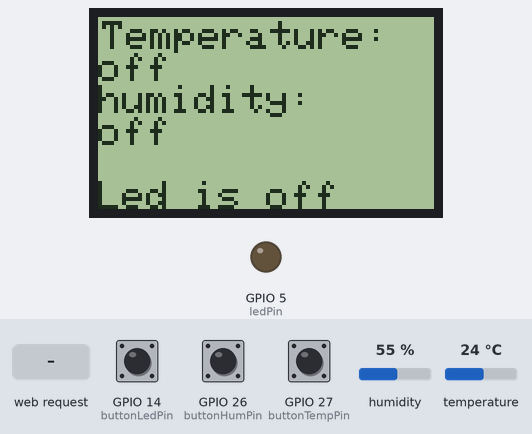
Recording of a sketch running on a simulated ESP32. On the bench: 84×48 one-colour display, output pins drawn as LEDs (lit = HIGH). The test bench sets the inputs (shaded band); at power-on: GPIO 14 (buttonLedPin) LOW, GPIO 26 (buttonHumPin) LOW, GPIO 27 (buttonTempPin) LOW, humidity 55 %, temperature 24 °C. WiFi joins after 1.5 s; servers stay silent unless stated; uploads are accepted with an empty reply; not simulated (calls return 0 or success): CREDENTIALS.h; what the sketch prints to the serial monitor is not drawn.

Above: at 2.7 s.
2.8 s: GPIO 14 (buttonLedPin) pulled HIGH for 0.15 s
At 3.4 s:
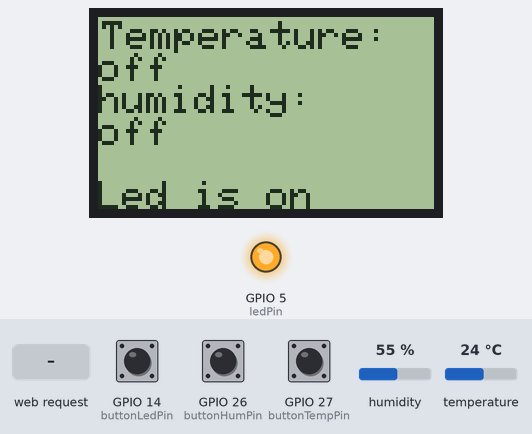
4.5 s: GPIO 26 (buttonHumPin) pulled HIGH for 0.15 s
At 5.1 s:
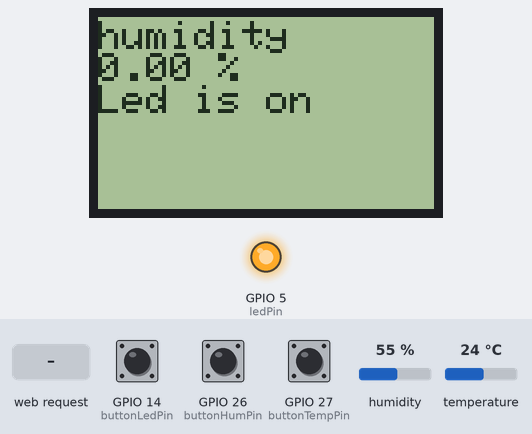
7.6 s: GPIO 27 (buttonTempPin) pulled HIGH for 0.15 s
At 8.4 s:
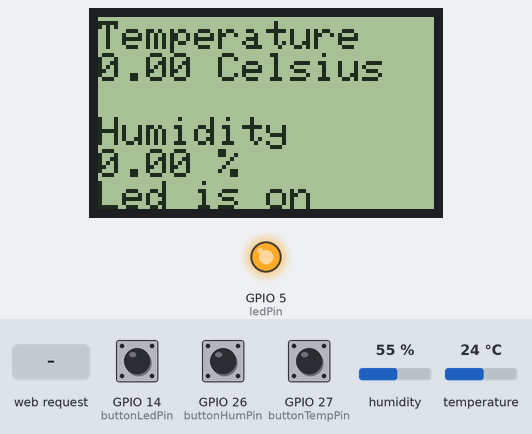
10.7 s: HTTP request GET /ledOFF received
At 11.7 s:
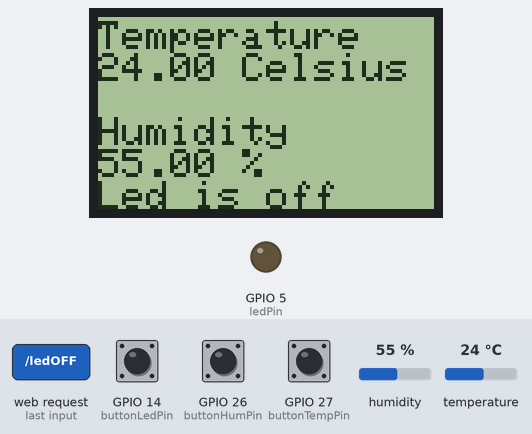
12.2 s: HTTP request GET /tempOFF received
At 13.4 s:
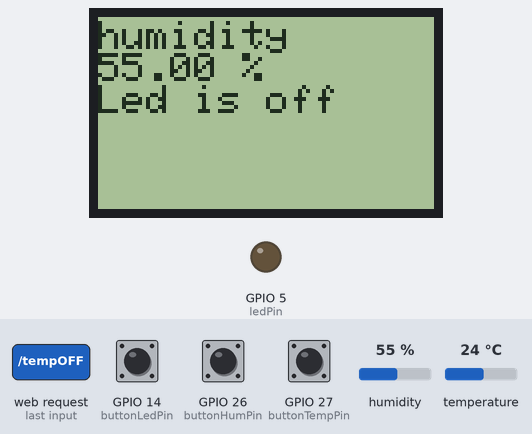
13.7 s: GPIO 26 (buttonHumPin) pulled HIGH for 1 s
At 15.4 s:
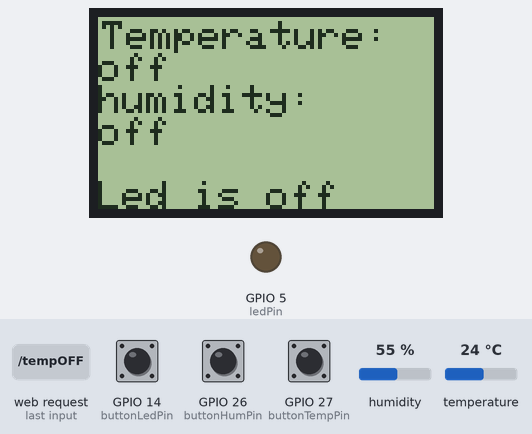
Timing chart, 0 to 16.9 s (numbered marks = the images above; inputs shaded):
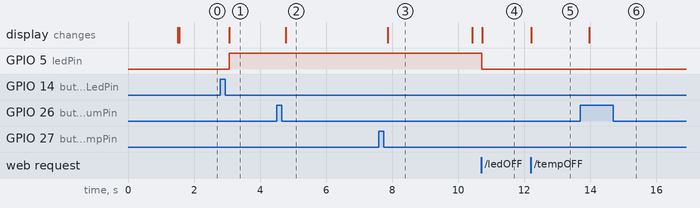

Measured:
- after the input at 2.8 s, GPIO 5 (ledPin): LOW → HIGH after 0.26 s; the display: first differs from a run without the input after 0.26 s (image 1)
- after the input at 4.5 s, the display: changes after 0.28 s (image 2)
- after the input at 7.6 s, the display: changes after 0.27 s (image 3)
- after the input at 10.7 s, GPIO 5 (ledPin): HIGH → LOW at once; the display: changes at once (image 4)
- after the input at 12.2 s, the display: changes at once (image 5)
- after the input at 13.7 s, the display: changes after 0.27 s (image 6)
- what the display in image 3 shows lasts 2.5 s, from 7.9 s to 10.4 s

The sketch:

ESP32CODE.ino
```cpp
#include <WiFi.h>
#include <DHT.h>
#include <HTTPClient.h>
#include <ESPAsyncWebServer.h>
#include <SPI.h>
#include <Adafruit_GFX.h>
#include <Adafruit_PCD8544.h>

#include "CREDENTIALS.h"
#define ledPin 5
#define buttonLedPin 14
#define buttonTempPin 27
#define buttonHumPin 26
#define DHTPIN 0
#define DHTTYPE DHT22
DHT dht(DHTPIN,DHTTYPE);

AsyncWebServer server(80);
Adafruit_PCD8544 display = Adafruit_PCD8544(23, 22, 17, 19, 18);

//Variables
float hum;  //Stores humidity value
float temp; //Stores temperature value
int contrastValue = 150;

const char* temperature = "temperature";
const char* humidity = "humidity";
const char* measuringMode = "measuringMode";
const char* lightMode = "lightMode";
const char* tempUnit = "celsius";
const char* humUnit = "%";

int serverState = 1;
int tempButtonState = LOW;
int lastTempButtonState = LOW;
int humButtonState = LOW;
int lastHumButtonState = LOW;
int buttonLedState = LOW;
int lastButtonLedState = LOW;
int enableMeasurementsTemperature = 0;
int enableMeasurementsHumidity = 0;
int enableLights = 0;

unsigned long lastDebounceTime = 0;
unsigned long debounceDelay = 50;
unsigned long previousMillis = 0;
unsigned long interval = 10000;

void setup() {
Serial.begin(115200);

pinMode(ledPin, OUTPUT);
pinMode(buttonLedPin,INPUT);
pinMode(buttonTempPin, INPUT);
pinMode(buttonHumPin, INPUT);

WiFi.begin(ssid, password);
while (WiFi.status() != WL_CONNECTED) {
delay(500);
Serial.print(".");
}
Serial.println("");
Serial.println(WiFi.localIP());


server.on("/ledON", HTTP_GET, [](AsyncWebServerRequest *request){
enableLights = 1;
request->send(200, "text/plain", "LED is ON");
});

server.on("/ledOFF", HTTP_GET, [](AsyncWebServerRequest *request){
enableLights = 0;
request->send(200, "text/plain", "LED is OFF");
});

server.on("/tempON", HTTP_GET, [](AsyncWebServerRequest *request){
enableMeasurementsTemperature = 1;
request->send(200, "text/plain", "Temperature is ON");
});

server.on("/tempOFF", HTTP_GET, [](AsyncWebServerRequest *request){
enableMeasurementsTemperature = 0;
request->send(200, "text/plain", "Temperature is OFF");
});

server.on("/humON", HTTP_GET, [](AsyncWebServerRequest *request){
enableMeasurementsHumidity = 1;
request->send(200, "text/plain", "Humidity is ON");
});

server.on("/humOFF", HTTP_GET, [](AsyncWebServerRequest *request){
enableMeasurementsHumidity = 0;
request->send(200, "text/plain", "Humidity is OFF");
});

server.begin();
dht.begin();
display.begin();

display.setContrast(contrastValue);
display.clearDisplay();
display.display();
}

void sendReadingToServer(const char* URL,const char* KEY, float VALUE) {
HTTPClient http;
// Specify the server endpoint and request method
http.begin(URL);
http.addHeader("Content-Type", "application/json");
// Your JSON payload
String jsonPayload = "{\""+ String(KEY) +"\":" + String(VALUE) + ", \"apiKey\":\"" + String(apiKey) + "\"}";
// Send the POST request
int httpResponseCode = http.POST(jsonPayload);

if (httpResponseCode > 0) {
Serial.print("HTTP Response code: ");
Serial.println(httpResponseCode);
String response = http.getString();
Serial.println(response);
serverState = 1;
} else {
Serial.print("Error on HTTP request. HTTP Response code: ");
Serial.println(httpResponseCode);
enableMeasurementsTemperature = 0;
enableMeasurementsHumidity = 0;
serverState = 0;
httpERROR();
}
http.end();
}

int sendStartValueToServer(const char* URL, const char* KEY, int VALUE) {
HTTPClient http;
// Specify the server endpoint and request method
http.begin(URL);
http.addHeader("Content-Type", "application/json");
// Your JSON payload
String jsonPayload = "{\""+ String(KEY) +"\":" + String(VALUE) + ", \"apiKey\":\"" + String(apiKey) + "\"}";
// Send the POST request
int httpResponseCode = http.POST(jsonPayload);

if (httpResponseCode > 0) {
Serial.print("HTTP Response code: ");
Serial.println(httpResponseCode);
String response = http.getString();
Serial.println(response);
serverState = 1;
} else {
Serial.print("Error on HTTP request. HTTP Response code: ");
Serial.println(httpResponseCode);
enableMeasurementsTemperature = 0;
enableMeasurementsHumidity = 0;
serverState = 0;
httpERROR();
}

http.end();

return httpResponseCode;
}


void startScreen() {
display.clearDisplay();
display.setTextColor(BLACK, WHITE);
display.setCursor(0,0);
display.setTextSize(0.5);
display.println("HOMEINSPECTOR ONLINE");
display.display();
}


void bothMeasurementsON() {
display.clearDisplay();
display.setTextColor(BLACK, WHITE);
display.setTextSize(1);
display.setCursor(0,1);
display.println("Temperature");
display.print(temp);
display.println(" Celsius");
display.println("");
display.println("Humidity");
display.print(hum);
display.println(" %");
if(enableLights == 1) {
display.println("Led is on");
} else {
display.println("Led is off");
}
display.display();
}

void onlyOneMeasurementON(const char* KEY, float VALUE, const char* UNIT) {
display.clearDisplay();
display.setTextColor(BLACK, WHITE);
display.setTextSize(1);
display.setCursor(0,1);
display.println(KEY);
display.print(VALUE);
display.print(" ");
display.println(UNIT);
if(enableLights == 1) {
display.println("Led is on");
} else {
display.println("Led is off");
}
display.display();
}

void noMeasurementsON() {
display.clearDisplay();
display.setTextColor(BLACK, WHITE);
display.setTextSize(1);
display.setCursor(1,1);
display.println("Temperature: ");
display.println("off");
display.println("humidity: ");
display.println("off");
display.println("");
if(enableLights == 1) {
display.println("Led is on");
} else {
display.println("Led is off");
}
display.display();
}

void httpERROR() {
display.clearDisplay();
display.setTextColor(BLACK, WHITE);
display.setTextSize(1);
display.setCursor(1,1);
display.println("SERVICE");
display.println("UNAVAILABLE");
display.display();
}

void loop() {
unsigned long currentMillis = millis();
int ledReading = digitalRead(buttonLedPin);
int tempReading = digitalRead(buttonTempPin);
int humReading = digitalRead(buttonHumPin);


//LED BUTTON

if (ledReading != lastButtonLedState) {
lastDebounceTime = millis();
}
if ((millis() - lastDebounceTime) > debounceDelay) {
if (ledReading != buttonLedState) {
buttonLedState = ledReading;
if (buttonLedState == HIGH) {
int response = sendStartValueToServer(lightURL, lightMode, enableLights);
if(response > 0) {
enableLights = 1 - enableLights;
}
}
}
}

lastButtonLedState = ledReading;

//TEMPERATURE BUTTON
if (tempReading != lastTempButtonState) {
lastDebounceTime = millis();
}

if ((millis() - lastDebounceTime) > debounceDelay) {
if (tempReading != tempButtonState) {
tempButtonState = tempReading;
if (tempButtonState == HIGH) {
int response = sendStartValueToServer(temperatureStartURL, measuringMode, enableMeasurementsTemperature);
if(response > 0) {
enableMeasurementsTemperature = 1 - enableMeasurementsTemperature;
}
}
}
}

lastTempButtonState = tempReading;

//HUMIDITY BUTTON
if (humReading != lastHumButtonState) {
lastDebounceTime = millis();
}

if ((millis() - lastDebounceTime) > debounceDelay) {
if (humReading != humButtonState) {
humButtonState = humReading;
if (humButtonState == HIGH) {
int response = sendStartValueToServer(humidityStartURL, measuringMode, enableMeasurementsHumidity);
if(response > 0) {
enableMeasurementsHumidity = 1 - enableMeasurementsHumidity;
}
}
}
}

lastHumButtonState = humReading;

//READING POSTS
if(currentMillis - previousMillis > interval) {
if(enableMeasurementsTemperature == 1) { // user can enable measurements from phone.
temp = dht.readTemperature();
sendReadingToServer(temperatureURL, temperature, temp);
}
if(enableMeasurementsHumidity == 1) { // user can enable measurements from phone.
hum = dht.readHumidity();
sendReadingToServer(humidityURL, humidity, hum);
}
previousMillis = currentMillis;
}


if(enableMeasurementsHumidity == 1 && enableMeasurementsTemperature == 1) {
bothMeasurementsON();
} else if (enableMeasurementsHumidity == 1 && serverState == 1) {
onlyOneMeasurementON(humidity, hum, humUnit);
} else if(enableMeasurementsTemperature == 1 && serverState == 1) {
onlyOneMeasurementON(temperature, temp, tempUnit);
} else if(enableMeasurementsTemperature == 0 && enableMeasurementsHumidity == 0 && serverState == 1) {
noMeasurementsON();
}

if(enableLights == 1) {
digitalWrite(ledPin, HIGH);
} else if (enableLights == 0) {
digitalWrite(ledPin, LOW);
}
}
```
